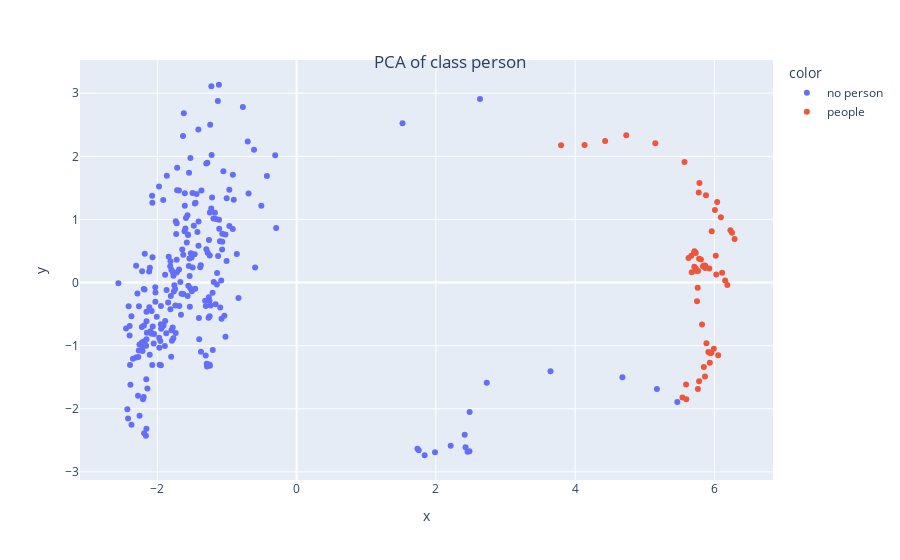
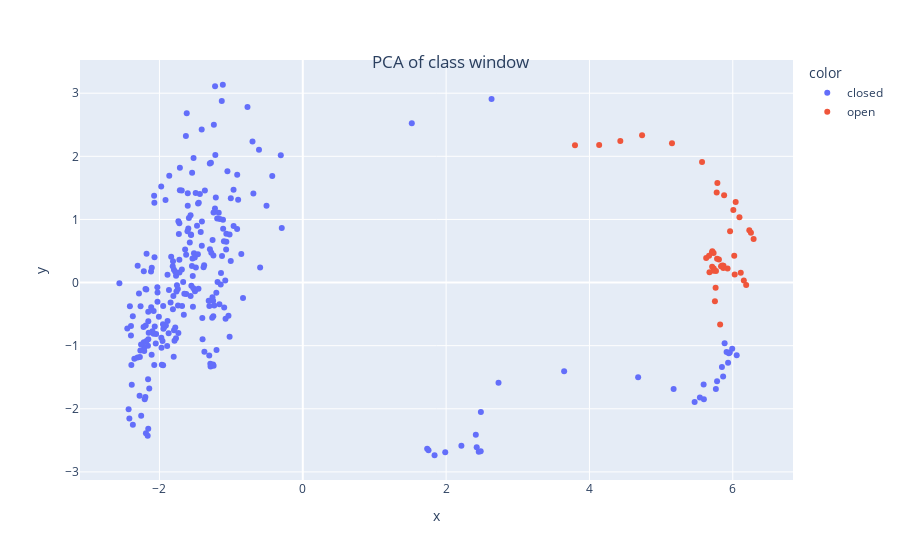

The notebook cell saved with these charts, in order:
### Markdown cell above
**visualizing features in a lower dimensional space [note output of encoder]**

### Code cell
#### creating only body of the network for lstm,fcn
################################################
k_lstm = {'c_in':x_train.shape[1],'c_out':y_train.shape[1],'hidden_size':22,'rnn_dropout':0.4}
k_fcn={'c_in':x_train.shape[1],'c_out':y_train.shape[1],'layers':[32,8]}
# new_model = create_model(LSTM_body, dls.vars,dls.c,dls,**k)

# new_model = LSTM_body(**k_lstm)  ## LSTM
new_model = MyFCN_body(**k_fcn)    ## MyFCN

#### load part of the pre trained model

# load 
pretrained_dict = torch.load(f'models/{learn.model._get_name()}.pt')
model_dict = new_model.state_dict()
# 1. filter out unnecessary keys
pretrained_dict = {k: v for k, v in pretrained_dict.items() if k in model_dict}
# 2. overwrite entries in the existing state dict
model_dict.update(pretrained_dict) 
# 3. load the new state dict
new_model.load_state_dict(model_dict)
#######################################################

# new_model = enc ##### for encoder_classifier

###########################################
###### get the features/predicions of the model_body
device = torch.device('cuda' if torch.cuda.is_available() else 'cpu')

new_model.to(device)
new_model.eval()
feats = []
lbls = []
with torch.no_grad():
    for inputs, labels in test_dl:
        inputs = inputs.to(device)
        labels = labels.to(device)
        outputs = new_model(inputs)
        #####################################################
        # feats.append(outputs[:,-1]) #### for output of encoder
        #######################################################
        feats.append(outputs)  ### for lstm, fcn
        #######################################################
        lbls.append(labels)

test_feats = torch.cat(feats).detach().cpu().numpy()
test_lbls = torch.cat(lbls).detach().cpu().numpy()

#### get labels as strings
person_labels = []
person_dict = {1 : 'people', 0 : 'no person'}
window_labels = []
window_dict = {1 : 'open', 0 : 'closed'}
for item in test_lbls:
    person_labels.append(person_dict[item[0]])
    window_labels.append(window_dict[item[1]])

##########
## using tensorboard projector
# writer = SummaryWriter('runs/')
# writer.add_embedding(test_feats,metadata=person_labels,tag = f'person_embeddings_{learn.model._get_name()}')
# writer.add_embedding(test_feats,metadata=window_labels,tag = f'window_embeddings_{learn.model._get_name()}')
# writer.close()
##########
### using sklearn and plotly
components = visualize_embeddings(test_feats,person_labels,window_labels,n_components=2,method='pca')

### Figure 1 — Plotly figure (JSON) as saved in the notebook; plotly's stock layout.template omitted (floating-point values rounded to 4 significant figures; data arrays with more than 128 entries replaced by an {"elided": "..."} marker saying what was removed)
{"data": [{"hovertemplate": "color=no person<br>x=%{x}<br>y=%{y}<extra></extra>", "legendgroup": "no person", "marker": {"color": "#636efa", "symbol": "circle"}, "mode": "markers", "name": "no person", "orientation": "v", "showlegend": true, "type": "scatter", "x": {"elided": "239 float values"}, "xaxis": "x", "y": {"elided": "239 float values"}, "yaxis": "y"}, {"hovertemplate": "color=people<br>x=%{x}<br>y=%{y}<extra></extra>", "legendgroup": "people", "marker": {"color": "#EF553B", "symbol": "circle"}, "mode": "markers", "name": "people", "orientation": "v", "showlegend": true, "type": "scatter", "x": [3.798, 4.135, 4.431, 4.734, 5.152, 5.571, 6.04, 6.231, 6.29, 6.253, 6.093, 6.008, 5.879, 5.785, 5.775, 5.962, 6.02, 6.111, 6.154, 6.187, 6.027, 5.927, 5.87, 5.854, 5.714, 5.806, 5.868, 5.836, 5.71, 5.732, 5.781, 5.669, 5.629, 5.735, 5.765, 5.712, 5.732, 5.675, 5.76, 5.751, 5.823, 5.886, 5.914, 5.958, 6.055, 5.992, 5.945, 5.934, 5.848, 5.865, 5.781, 5.764, 5.593, 5.597, 5.541], "xaxis": "x", "y": [2.177, 2.18, 2.244, 2.332, 2.206, 1.909, 1.278, 0.8277, 0.6898, 0.7898, 1.033, 1.148, 1.384, 1.576, 1.428, 0.8126, 0.4247, 0.1537, 0.03309, -0.03737, 0.1264, 0.2226, 0.2647, 0.2701, 0.4967, 0.3661, 0.2307, 0.2591, 0.4763, 0.4688, 0.3789, 0.4229, 0.3891, 0.2214, 0.1846, 0.2503, 0.1863, 0.1634, -0.08362, -0.2963, -0.6664, -0.9626, -1.1, -1.107, -1.152, -1.048, -1.121, -1.269, -1.339, -1.489, -1.563, -1.685, -1.614, -1.849, -1.82], "yaxis": "y"}], "layout": {"legend": {"title": {"text": "color"}, "tracegroupgap": 0}, "margin": {"t": 60}, "title": {"text": "PCA of class person", "x": 0.5, "xanchor": "center", "y": 0.9, "yanchor": "top"}, "xaxis": {"anchor": "y", "domain": [0, 1], "title": {"text": "x"}}, "yaxis": {"anchor": "x", "domain": [0, 1], "title": {"text": "y"}}}}

### Figure 2 — Plotly figure (JSON) as saved in the notebook; plotly's stock layout.template omitted (floating-point values rounded to 4 significant figures; data arrays with more than 128 entries replaced by an {"elided": "..."} marker saying what was removed)
{"data": [{"hovertemplate": "color=closed<br>x=%{x}<br>y=%{y}<extra></extra>", "legendgroup": "closed", "marker": {"color": "#636efa", "symbol": "circle"}, "mode": "markers", "name": "closed", "orientation": "v", "showlegend": true, "type": "scatter", "x": {"elided": "253 float values"}, "xaxis": "x", "y": {"elided": "253 float values"}, "yaxis": "y"}, {"hovertemplate": "color=open<br>x=%{x}<br>y=%{y}<extra></extra>", "legendgroup": "open", "marker": {"color": "#EF553B", "symbol": "circle"}, "mode": "markers", "name": "open", "orientation": "v", "showlegend": true, "type": "scatter", "x": [3.798, 4.135, 4.431, 4.734, 5.152, 5.571, 6.04, 6.231, 6.29, 6.253, 6.093, 6.008, 5.879, 5.785, 5.775, 5.962, 6.02, 6.111, 6.154, 6.187, 6.027, 5.927, 5.87, 5.854, 5.714, 5.806, 5.868, 5.836, 5.71, 5.732, 5.781, 5.669, 5.629, 5.735, 5.765, 5.712, 5.732, 5.675, 5.76, 5.751, 5.823], "xaxis": "x", "y": [2.177, 2.18, 2.244, 2.332, 2.206, 1.909, 1.278, 0.8277, 0.6898, 0.7898, 1.033, 1.148, 1.384, 1.576, 1.428, 0.8126, 0.4247, 0.1537, 0.03309, -0.03737, 0.1264, 0.2226, 0.2647, 0.2701, 0.4967, 0.3661, 0.2307, 0.2591, 0.4763, 0.4688, 0.3789, 0.4229, 0.3891, 0.2214, 0.1846, 0.2503, 0.1863, 0.1634, -0.08362, -0.2963, -0.6664], "yaxis": "y"}], "layout": {"legend": {"title": {"text": "color"}, "tracegroupgap": 0}, "margin": {"t": 60}, "title": {"text": "PCA of class window", "x": 0.5, "xanchor": "center", "y": 0.9, "yanchor": "top"}, "xaxis": {"anchor": "y", "domain": [0, 1], "title": {"text": "x"}}, "yaxis": {"anchor": "x", "domain": [0, 1], "title": {"text": "y"}}}}
